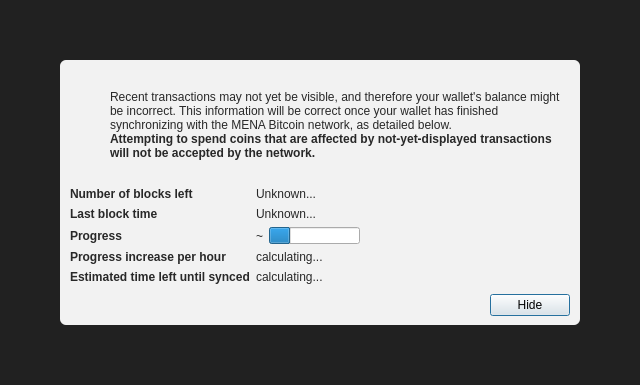
<?xml version="1.0" encoding="UTF-8"?>
<ui version="4.0">
 <class>ModalOverlay</class>
 <widget class="QWidget" name="ModalOverlay">
  <property name="geometry">
   <rect>
    <x>0</x>
    <y>0</y>
    <width>640</width>
    <height>385</height>
   </rect>
  </property>
  <property name="windowTitle">
   <string>Form</string>
  </property>
  <layout class="QVBoxLayout" name="verticalLayout" stretch="0">
   <property name="sizeConstraint">
    <enum>QLayout::SetDefaultConstraint</enum>
   </property>
   <property name="leftMargin">
    <number>0</number>
   </property>
   <property name="topMargin">
    <number>0</number>
   </property>
   <property name="rightMargin">
    <number>0</number>
   </property>
   <property name="bottomMargin">
    <number>0</number>
   </property>
   <item>
    <widget class="QWidget" name="bgWidget" native="true">
     <property name="styleSheet">
      <string notr="true">#bgWidget { background: rgba(0,0,0,220); }</string>
     </property>
     <layout class="QVBoxLayout" name="verticalLayoutMain" stretch="1">
      <property name="leftMargin">
       <number>60</number>
      </property>
      <property name="topMargin">
       <number>60</number>
      </property>
      <property name="rightMargin">
       <number>60</number>
      </property>
      <property name="bottomMargin">
       <number>60</number>
      </property>
      <item>
       <widget class="QWidget" name="contentWidget" native="true">
        <property name="styleSheet">
         <string notr="true">#contentWidget { background: rgba(255,255,255,240); border-radius: 6px; }

QLabel { color: rgb(40,40,40);  }</string>
        </property>
        <layout class="QVBoxLayout" name="verticalLayoutSub" stretch="1,0,0,0">
         <property name="spacing">
          <number>0</number>
         </property>
         <property name="leftMargin">
          <number>10</number>
         </property>
         <property name="topMargin">
          <number>10</number>
         </property>
         <property name="rightMargin">
          <number>10</number>
         </property>
         <property name="bottomMargin">
          <number>10</number>
         </property>
         <item>
          <layout class="QHBoxLayout" name="horizontalLayoutIconText" stretch="0,1">
           <property name="topMargin">
            <number>20</number>
           </property>
           <item>
            <layout class="QVBoxLayout" name="verticalLayoutIcon">
             <property name="leftMargin">
              <number>0</number>
             </property>
             <item>
              <widget class="QPushButton" name="warningIcon">
               <property name="enabled">
                <bool>false</bool>
               </property>
               <property name="text">
                <string/>
               </property>
               <property name="icon">
                <iconset>
                 <normaloff>:/icons/warning</normaloff>
                 <disabledoff>:/icons/warning</disabledoff>:/icons/warning</iconset>
               </property>
               <property name="iconSize">
                <size>
                 <width>48</width>
                 <height>48</height>
                </size>
               </property>
               <property name="flat">
                <bool>true</bool>
               </property>
              </widget>
             </item>
             <item>
              <spacer name="verticalSpacerWarningIcon">
               <property name="orientation">
                <enum>Qt::Vertical</enum>
               </property>
               <property name="sizeHint" stdset="0">
                <size>
                 <width>20</width>
                 <height>40</height>
                </size>
               </property>
              </spacer>
             </item>
            </layout>
           </item>
           <item>
            <layout class="QVBoxLayout" name="verticalLayoutInfoText">
             <property name="leftMargin">
              <number>0</number>
             </property>
             <property name="topMargin">
              <number>0</number>
             </property>
             <item>
              <widget class="QLabel" name="infoText">
               <property name="text">
                <string>Recent transactions may not yet be visible, and therefore your wallet's balance might be incorrect. This information will be correct once your wallet has finished synchronizing with the MENA Bitcoin network, as detailed below.</string>
               </property>
               <property name="textFormat">
                <enum>Qt::RichText</enum>
               </property>
               <property name="wordWrap">
                <bool>true</bool>
               </property>
              </widget>
             </item>
             <item>
              <widget class="QLabel" name="infoTextStrong">
               <property name="font">
                <font>
                 <weight>75</weight>
                 <bold>true</bold>
                </font>
               </property>
               <property name="text">
                <string>Attempting to spend coins that are affected by not-yet-displayed transactions will not be accepted by the network.</string>
               </property>
               <property name="textFormat">
                <enum>Qt::RichText</enum>
               </property>
               <property name="wordWrap">
                <bool>true</bool>
               </property>
              </widget>
             </item>
             <item>
              <spacer name="verticalSpacerInTextSpace">
               <property name="orientation">
                <enum>Qt::Vertical</enum>
               </property>
               <property name="sizeHint" stdset="0">
                <size>
                 <width>20</width>
                 <height>40</height>
                </size>
               </property>
              </spacer>
             </item>
            </layout>
           </item>
          </layout>
         </item>
         <item>
          <spacer name="verticalSpacerAfterText">
           <property name="orientation">
            <enum>Qt::Vertical</enum>
           </property>
           <property name="sizeHint" stdset="0">
            <size>
             <width>20</width>
             <height>40</height>
            </size>
           </property>
          </spacer>
         </item>
         <item>
          <layout class="QFormLayout" name="formLayout">
           <property name="fieldGrowthPolicy">
            <enum>QFormLayout::FieldsStayAtSizeHint</enum>
           </property>
           <property name="horizontalSpacing">
            <number>6</number>
           </property>
           <property name="verticalSpacing">
            <number>6</number>
           </property>
           <property name="topMargin">
            <number>10</number>
           </property>
           <item row="0" column="0">
            <widget class="QLabel" name="labelNumberOfBlocksLeft">
             <property name="font">
              <font>
               <weight>75</weight>
               <bold>true</bold>
              </font>
             </property>
             <property name="text">
              <string>Number of blocks left</string>
             </property>
            </widget>
           </item>
           <item row="0" column="1">
            <widget class="QLabel" name="numberOfBlocksLeft">
             <property name="text">
              <string>Unknown...</string>
             </property>
            </widget>
           </item>
           <item row="1" column="0">
            <widget class="QLabel" name="labelLastBlockTime">
             <property name="font">
              <font>
               <weight>75</weight>
               <bold>true</bold>
              </font>
             </property>
             <property name="text">
              <string>Last block time</string>
             </property>
            </widget>
           </item>
           <item row="1" column="1">
            <widget class="QLabel" name="newestBlockDate">
             <property name="sizePolicy">
              <sizepolicy hsizetype="Maximum" vsizetype="Preferred">
               <horstretch>0</horstretch>
               <verstretch>0</verstretch>
              </sizepolicy>
             </property>
             <property name="text">
              <string>Unknown...</string>
             </property>
            </widget>
           </item>
           <item row="2" column="0">
            <widget class="QLabel" name="labelSyncDone">
             <property name="font">
              <font>
               <weight>75</weight>
               <bold>true</bold>
              </font>
             </property>
             <property name="text">
              <string>Progress</string>
             </property>
            </widget>
           </item>
           <item row="2" column="1">
            <layout class="QHBoxLayout" name="horizontalLayoutSync" stretch="0,1">
             <item>
              <widget class="QLabel" name="percentageProgress">
               <property name="text">
                <string notr="true">~</string>
               </property>
              </widget>
             </item>
             <item>
              <widget class="QProgressBar" name="progressBar">
               <property name="value">
                <number>24</number>
               </property>
               <property name="format">
                <string/>
               </property>
              </widget>
             </item>
            </layout>
           </item>
           <item row="4" column="0">
            <widget class="QLabel" name="labelProgressIncrease">
             <property name="font">
              <font>
               <weight>75</weight>
               <bold>true</bold>
              </font>
             </property>
             <property name="text">
              <string>Progress increase per hour</string>
             </property>
            </widget>
           </item>
           <item row="4" column="1">
            <widget class="QLabel" name="progressIncreasePerH">
             <property name="text">
              <string>calculating...</string>
             </property>
            </widget>
           </item>
           <item row="5" column="0">
            <widget class="QLabel" name="labelEstimatedTimeLeft">
             <property name="font">
              <font>
               <weight>75</weight>
               <bold>true</bold>
              </font>
             </property>
             <property name="text">
              <string>Estimated time left until synced</string>
             </property>
            </widget>
           </item>
           <item row="5" column="1">
            <widget class="QLabel" name="expectedTimeLeft">
             <property name="text">
              <string>calculating...</string>
             </property>
            </widget>
           </item>
          </layout>
         </item>
         <item>
          <layout class="QHBoxLayout" name="horizontalLayoutButtons">
           <property name="leftMargin">
            <number>10</number>
           </property>
           <property name="topMargin">
            <number>10</number>
           </property>
           <item>
            <spacer name="horizontalSpacer">
             <property name="orientation">
              <enum>Qt::Horizontal</enum>
             </property>
             <property name="sizeHint" stdset="0">
              <size>
               <width>40</width>
               <height>20</height>
              </size>
             </property>
            </spacer>
           </item>
           <item>
            <widget class="QPushButton" name="closeButton">
             <property name="text">
              <string>Hide</string>
             </property>
             <property name="shortcut">
              <string>Esc</string>
             </property>
             <property name="focusPolicy">
              <enum>Qt::StrongFocus</enum>
             </property>
             <property name="default">
              <bool>true</bool>
             </property>
            </widget>
           </item>
          </layout>
         </item>
        </layout>
       </widget>
      </item>
     </layout>
    </widget>
   </item>
  </layout>
 </widget>
 <resources/>
 <connections/>
</ui>
